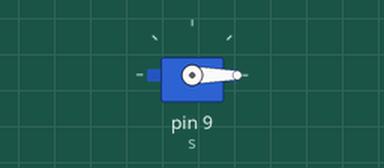
The sketch below on a simulated Arduino Uno, built with avr-gcc and run on an emulated ATmega328P. Parts: servo.

Above: at 0.05 s.
At 1.5 s:
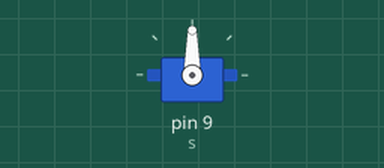
At 3.0 s:
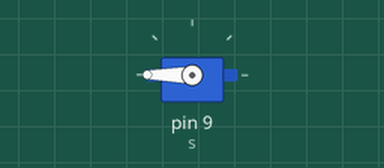
Timing chart, 0 to 6.9 s (numbered marks = the images above):
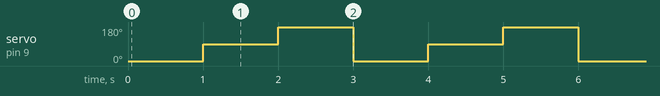

The sketch:

servo-frein-test.ino
```cpp
#include <Servo.h>

Servo s;
void setup() {
  // put your setup code here, to run once:
  s.attach(9);
}

void loop() {
  // put your main code here, to run repeatedly:
  s.write(0);
  delay(1000);
  s.write(90);
  delay(1000);
  s.write(180);
  delay(1000);
}
```

Measured:
- by itself, servo on pin 9 (s): repeats every 3.0 s: 180° 1.0 s, 0° 1.0 s, 90° 1.0 s
